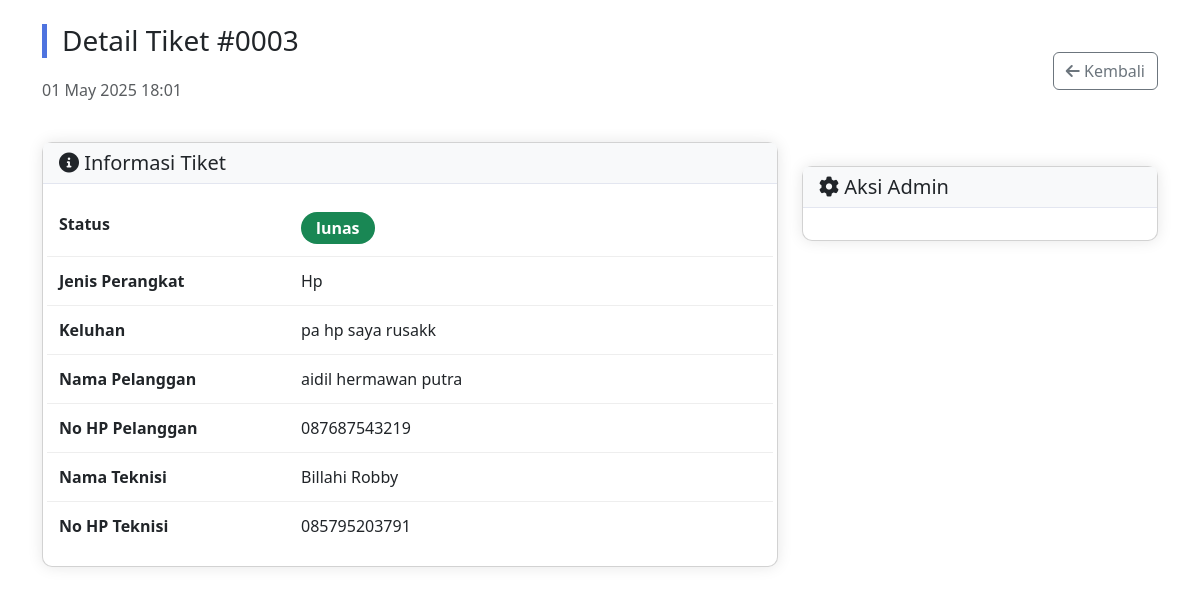
Page /admin/detail_tiket.php?id=3 (signed in) on the committed database.
### tables this page shows
CREATE TABLE `tiket_servis` (
  `id` int(11) NOT NULL,
  `user_id` int(11) NOT NULL,
  `device_type` enum('hp','laptop','komputer') NOT NULL,
  `keluhan` text NOT NULL,
  `status` enum('pending','dikonfirmasi_admin','diproses_teknisi','selesai_diperbaiki','menunggu_pembayaran','lunas','servis_dibatalkan') DEFAULT 'pending',
  `biaya_servis` decimal(10,2) DEFAULT 0.00,
  `keterangan_teknisi` text DEFAULT NULL,
  `bukti_pembayaran` varchar(255) DEFAULT NULL,
  `tanggal_dibuat` datetime DEFAULT current_timestamp(),
  `tanggal_selesai` datetime DEFAULT NULL,
  `teknisi_id` int(11) DEFAULT NULL
);

CREATE TABLE `users` (
  `id` int(11) NOT NULL,
  `username` varchar(50) NOT NULL,
  `password` varchar(255) NOT NULL,
  `nama` varchar(100) NOT NULL,
  `email` varchar(100) DEFAULT NULL,
  `no_hp` varchar(20) DEFAULT NULL,
  `alamat` text DEFAULT NULL,
  `role` enum('admin','teknisi','pelanggan') NOT NULL,
  `spesialisasi` varchar(100) DEFAULT 'Umum',
  `lokasi_teknisi` varchar(100) DEFAULT NULL,
  `foto_profil` varchar(255) DEFAULT NULL,
  `total_servis` int(11) DEFAULT 0,
  `rata_rata_rating` decimal(3,2) DEFAULT 0.00,
  `deskripsi` text DEFAULT NULL,
  `created_at` timestamp NOT NULL DEFAULT current_timestamp(),
  `is_verified` tinyint(1) DEFAULT 0,
  `dokumen_keahlian` varchar(255) DEFAULT NULL
);

### config/koneksi.php (called while the page is built, shortened)
<?php
$host = 'localhost';
$user = 'root';
$password = '';
$database = 'servis_komputer_db';
$koneksi = new mysqli($host, $user, $password, $database);
function bersihkan($data) {
    global $koneksi;
    return $koneksi->real_escape_string(strip_tags(trim($data)));
}
?>

### admin/detail_tiket.php (the view, shortened to what this page needs)
<?php
require '../config/koneksi.php';
$tiket_id = bersihkan($_GET['id']);
$query = "SELECT t.*,
          u.nama as nama_pelanggan,
          u.no_hp as hp_pelanggan,
          ut.nama as nama_teknisi,
          ut.no_hp as hp_teknisi
          FROM tiket_servis t
          JOIN users u ON t.user_id = u.id
          LEFT JOIN users ut ON t.teknisi_id = ut.id
          WHERE t.id='$tiket_id'";
$tiket = $koneksi->query($query)->fetch_assoc();
$back_url = $_SESSION['role'] == 'admin' ? 'kelola_tiket.php' : 'dashboard.php';
?>
<!DOCTYPE html>
<html lang="en">
<head>
    <link href="../assets/css/bootstrap.min.css" rel="stylesheet">
    <link rel="stylesheet" href="https://cdnjs.cloudflare.com/ajax/libs/font-awesome/6.0.0/css/all.min.css">
    <link rel="stylesheet" href="https://cdn.jsdelivr.net/npm/bootstrap@5.3.5/dist/css/bootstrap.min.css">
</head>
<body>
    <div class="container mt-4 mb-5">
        <div class="d-flex justify-content-between align-items-center mb-4">
            <div>
                <h3 class="tiket-header">Detail Tiket #<?= str_pad($tiket['id'], 4, '0', STR_PAD_LEFT) ?></h3>
                <p class="text-muted"><?= date('d F Y H:i', strtotime($tiket['tanggal_dibuat'])) ?></p>
            </div>
            <a href="<?= $back_url ?>" class="btn btn-outline-secondary">
                <i class="fas fa-arrow-left"></i> Kembali
            </a>
        </div>
        <div class="row">
            <div class="col-lg-8">
                <div class="card info-card">
                    <div class="card-header">
                        <h5 class="mb-0"><i class="fas fa-info-circle"></i> Informasi Tiket</h5>
                    </div>
                    <div class="card-body">
                        <div class="detail-row row">
                            <div class="col-md-4 fw-bold">Status</div>
                            <div class="col-md-8">
                                <?php
                                $status_class = [
                                    'pending' => 'bg-warning',
                                    'dikonfirmasi_admin' => 'bg-info',
                                    'diproses_teknisi' => 'bg-primary',
                                    'selesai_diperbaiki' => 'bg-success',
                                    'menunggu_pembayaran' => 'bg-danger',
                                    'lunas' => 'bg-success'
                                ];
                                ?>
                                <span class="badge status-badge <?= $status_class[$tiket['status']] ?>">
                                    <?= str_replace('_', ' ', $tiket['status']) ?>
                                </span>
                            </div>
                        </div>
                        <div class="detail-row row">
                            <div class="col-md-4 fw-bold">Jenis Perangkat</div>
                            <div class="col-md-8"><?= ucfirst($tiket['device_type']) ?></div>
                        </div>
                        <div class="detail-row row">
                            <div class="col-md-4 fw-bold">Keluhan</div>
                            <div class="col-md-8"><?= nl2br($tiket['keluhan']) ?></div>
                        </div>
                        <div class="detail-row row">
                            <div class="col-md-4 fw-bold">Nama Pelanggan</div>
                            <div class="col-md-8"><?= $tiket['nama_pelanggan'] ?></div>
                        </div>
                        <div class="detail-row row">
                            <div class="col-md-4 fw-bold">No HP Pelanggan</div>
                            <div class="col-md-8"><?= $tiket['hp_pelanggan'] ?></div>
                        </div>
                        <?php if (!empty($tiket['teknisi_id'])): ?>
                        <div class="detail-row row">
                            <div class="col-md-4 fw-bold">Nama Teknisi</div>
                            <div class="col-md-8"><?= $tiket['nama_teknisi'] ?></div>
                        </div>
                        <div class="detail-row row">
                            <div class="col-md-4 fw-bold">No HP Teknisi</div>
                            <div class="col-md-8"><?= $tiket['hp_teknisi'] ?></div>
                        </div>
                        <?php endif; ?>
                    </div>
                </div>
            </div>
            <div class="col-lg-4">
                <div class="card info-card mt-4">
                    <div class="card-header">
                        <h5 class="mb-0"><i class="fas fa-cog"></i> Aksi Admin</h5>
                    </div>
                    <div class="card-body">
                    </div>
                </div>
            </div>
        </div>
    </div>
</body>
</html>

### admin/detail_tiket.php (style rules this page uses)
.tiket-header { border-left: 5px solid #4e73df; padding-left: 15px; margin-bottom: 20px; }
.info-card { border-radius: 10px; box-shadow: 0 0 15px rgba(0,0,0,0.1); margin-bottom: 20px; }
.info-card .card-header { background-color: #f8f9fa; border-bottom: 1px solid #e3e6f0; font-weight: 600; }
.status-badge { font-size: 1rem; padding: 8px 15px; border-radius: 50px; }
.detail-row { border-bottom: 1px solid #eee; padding: 12px 0; }
.detail-row:last-child { border-bottom: none; }

### rows in the picture
tiket_servis: id "0003", tanggal_dibuat "01 May 2025 18:01", status "lunas", device_type "Hp", keluhan "pa hp saya rusakk", user.nama "aidil hermawan putra", user.no_hp "087687543219", teknisi.nama "Billahi Robby", teknisi.no_hp "085795203791"
